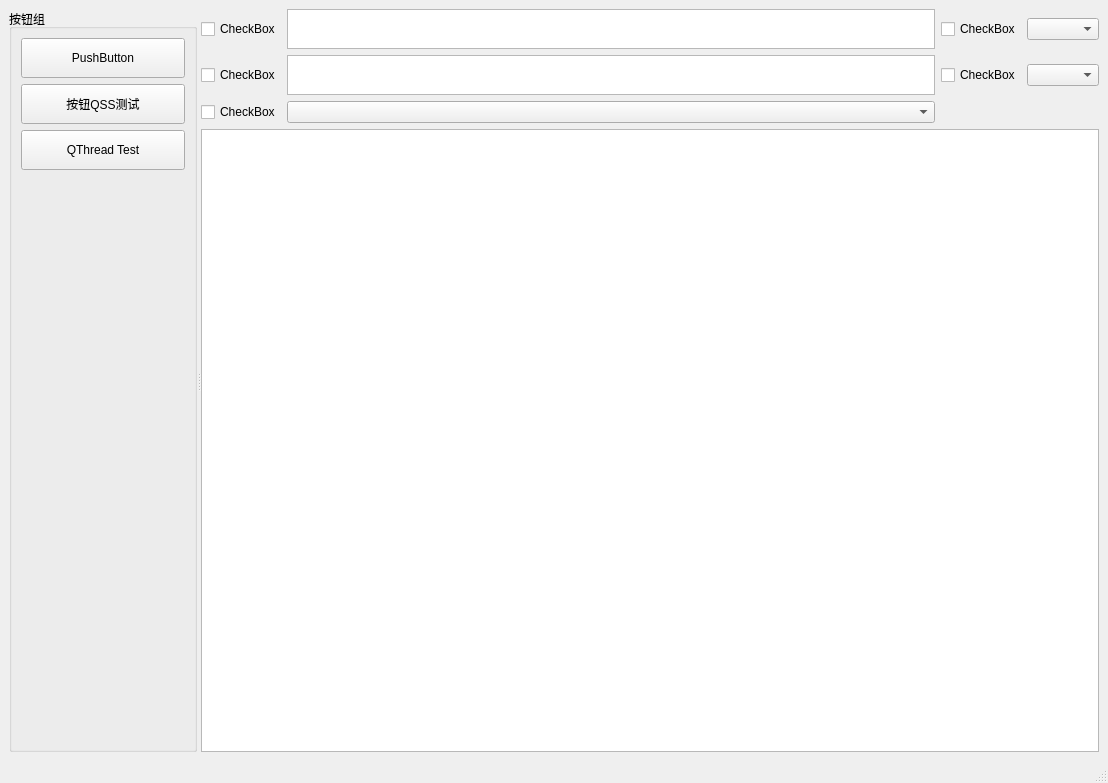
<?xml version="1.0" encoding="UTF-8"?>
<ui version="4.0">
 <class>MainWindow</class>
 <widget class="QMainWindow" name="MainWindow">
  <property name="geometry">
   <rect>
    <x>0</x>
    <y>0</y>
    <width>1108</width>
    <height>783</height>
   </rect>
  </property>
  <property name="windowTitle">
   <string>MainWindow</string>
  </property>
  <widget class="QWidget" name="centralwidget">
   <layout class="QVBoxLayout" name="verticalLayout_2">
    <item>
     <widget class="QSplitter" name="splitter">
      <property name="orientation">
       <enum>Qt::Horizontal</enum>
      </property>
      <widget class="QGroupBox" name="groupBox">
       <property name="title">
        <string>按钮组</string>
       </property>
       <layout class="QVBoxLayout" name="verticalLayout">
        <item>
         <widget class="QPushButton" name="pushButton">
          <property name="minimumSize">
           <size>
            <width>0</width>
            <height>40</height>
           </size>
          </property>
          <property name="text">
           <string>PushButton</string>
          </property>
          <property name="checkable">
           <bool>false</bool>
          </property>
          <property name="autoExclusive">
           <bool>true</bool>
          </property>
         </widget>
        </item>
        <item>
         <widget class="QPushButton" name="pushButton_qss">
          <property name="minimumSize">
           <size>
            <width>0</width>
            <height>40</height>
           </size>
          </property>
          <property name="text">
           <string>按钮QSS测试</string>
          </property>
          <property name="checkable">
           <bool>false</bool>
          </property>
          <property name="autoExclusive">
           <bool>false</bool>
          </property>
         </widget>
        </item>
        <item>
         <widget class="QPushButton" name="pushButton_QthreadTest">
          <property name="minimumSize">
           <size>
            <width>0</width>
            <height>40</height>
           </size>
          </property>
          <property name="text">
           <string>QThread Test</string>
          </property>
          <property name="checkable">
           <bool>false</bool>
          </property>
          <property name="autoExclusive">
           <bool>false</bool>
          </property>
         </widget>
        </item>
        <item>
         <spacer name="verticalSpacer">
          <property name="orientation">
           <enum>Qt::Vertical</enum>
          </property>
          <property name="sizeHint" stdset="0">
           <size>
            <width>20</width>
            <height>40</height>
           </size>
          </property>
         </spacer>
        </item>
       </layout>
      </widget>
      <widget class="QWidget" name="">
       <layout class="QGridLayout" name="gridLayout_2">
        <item row="0" column="0">
         <layout class="QGridLayout" name="gridLayout">
          <item row="0" column="0">
           <widget class="QCheckBox" name="checkBox_2">
            <property name="text">
             <string>CheckBox</string>
            </property>
           </widget>
          </item>
          <item row="0" column="1">
           <widget class="QTextEdit" name="textEdit">
            <property name="maximumSize">
             <size>
              <width>16777215</width>
              <height>40</height>
             </size>
            </property>
           </widget>
          </item>
          <item row="0" column="2">
           <widget class="QCheckBox" name="checkBox">
            <property name="text">
             <string>CheckBox</string>
            </property>
           </widget>
          </item>
          <item row="0" column="3">
           <widget class="QComboBox" name="comboBox_2"/>
          </item>
          <item row="1" column="0">
           <widget class="QCheckBox" name="checkBox_4">
            <property name="text">
             <string>CheckBox</string>
            </property>
           </widget>
          </item>
          <item row="1" column="1">
           <widget class="QTextEdit" name="textEdit_2">
            <property name="maximumSize">
             <size>
              <width>16777215</width>
              <height>40</height>
             </size>
            </property>
           </widget>
          </item>
          <item row="1" column="2">
           <widget class="QCheckBox" name="checkBox_3">
            <property name="text">
             <string>CheckBox</string>
            </property>
           </widget>
          </item>
          <item row="1" column="3">
           <widget class="QComboBox" name="comboBox_3"/>
          </item>
          <item row="2" column="0">
           <widget class="QCheckBox" name="checkBox_5">
            <property name="text">
             <string>CheckBox</string>
            </property>
           </widget>
          </item>
          <item row="2" column="1">
           <widget class="QComboBox" name="comboBox">
            <property name="maximumSize">
             <size>
              <width>16777215</width>
              <height>40</height>
             </size>
            </property>
           </widget>
          </item>
         </layout>
        </item>
        <item row="1" column="0">
         <widget class="QTableView" name="tableView"/>
        </item>
       </layout>
      </widget>
     </widget>
    </item>
   </layout>
  </widget>
  <widget class="QMenuBar" name="menubar">
   <property name="geometry">
    <rect>
     <x>0</x>
     <y>0</y>
     <width>1108</width>
     <height>21</height>
    </rect>
   </property>
  </widget>
  <widget class="QStatusBar" name="statusbar"/>
 </widget>
 <resources/>
 <connections/>
</ui>
